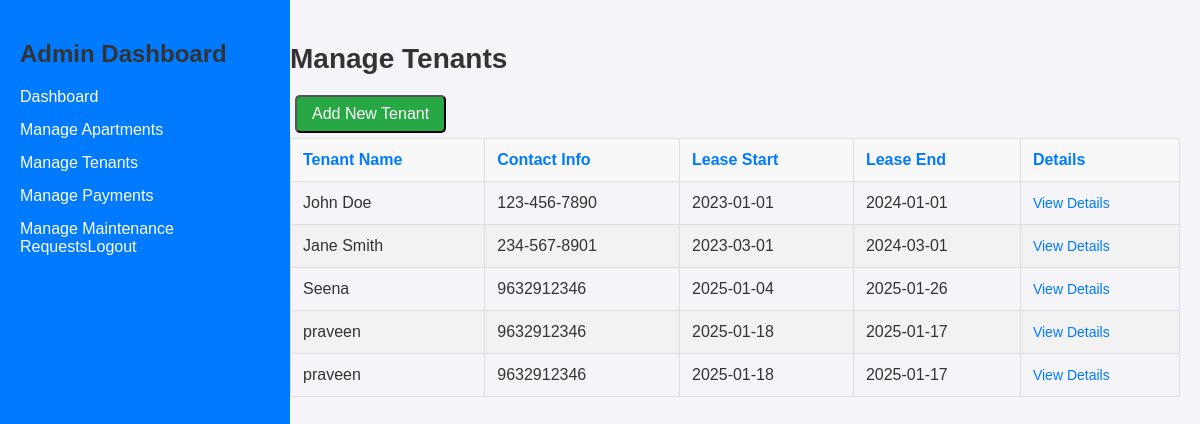
The app's page /tenants.php (signed in) with its own data.
### tables this page shows
CREATE TABLE `tenant` (
  `Tenant_ID` int(11) NOT NULL,
  `Name` varchar(100) DEFAULT NULL,
  `Contact_Info` varchar(100) DEFAULT NULL,
  `Lease_Start_Date` date DEFAULT NULL,
  `Lease_End_Date` date DEFAULT NULL,
  `Login_Username` varchar(50) DEFAULT NULL,
  `Login_Password` varchar(100) DEFAULT NULL
);

### tenants.php (the view, shortened to what this page needs)
<?php
include 'db.php';
$sql_tenants = "SELECT * FROM Tenant";
$tenants = $conn->query($sql_tenants);
?>
<!DOCTYPE html>
<html lang="en">
<head>
</head>
<body>
<div class="sidebar">
    <h2>Admin Dashboard</h2>
    <a href="adminDashboard.php">Dashboard</a>
    <a href="apartments.php">Manage Apartments</a>
    <a href="tenants.php">Manage Tenants</a>
    <a href="payments.php">Manage Payments</a>
    <a href="maintenance.php">Manage Maintenance Requests</
    <a href="logout.php" class="btn">Logout</a>
</div>
<div class="content">
    <h2>Manage Tenants</h2>
    <button class="btn" onclick="document.getElementById('newTenantForm').style.display='block'">Add New Tenant</button>
    <table>
        <thead>
            <tr>
                <th>Tenant Name</th>
                <th>Contact Info</th>
                <th>Lease Start</th>
                <th>Lease End</th>
                <th>Details</th>
            </tr>
        </thead>
        <tbody>
            <?php while ($tenant = $tenants->fetch_assoc()): ?>
            <tr>
                <td><?php echo $tenant['Name']; ?></td>
                <td><?php echo $tenant['Contact_Info']; ?></td>
                <td><?php echo $tenant['Lease_Start_Date']; ?></td>
                <td><?php echo $tenant['Lease_End_Date']; ?></td>
                <td><a href="viewTenant.php?tenant_id=<?php echo $tenant['Tenant_ID']; ?>" class="details-link">View Details</a></td>
            </tr>
            <?php endwhile; ?>
        </tbody>
    </table>
</div>
</body>
</html>

### tenants.php (style rules this page uses)
body { font-family: Arial, sans-serif; margin: 0; padding: 0; background-color: #f4f4f9; color: #333; }
h1, h2 { color: #333; }
.sidebar { width: 250px; background-color: #007BFF; color: white; padding: 20px; position: fixed; top: 0; left: 0; height: 100%; }
.sidebar a { display: block; color: white; text-decoration: none; margin: 15px 0; font-size: 16px; }
.content { margin-left: 270px; padding: 20px; }
.content h2 { font-size: 28px; margin-bottom: 15px; }
table { width: 100%; border-collapse: collapse; margin-bottom: 30px; }
th, td { padding: 12px; text-align: left; border: 1px solid #ddd; }
th { background-color: #f8f8f8; color: #007BFF; }
tr:nth-child(even) { background-color: #f2f2f2; }
.details-link { color: #007BFF; text-decoration: none; font-size: 14px; }
.btn { background-color: #28a745; color: white; padding: 8px 15px; text-decoration: none; border-radius: 5px; margin: 5px; font-size: 16px; }

### records on screen
tenant: Name "John Doe", Contact_Info "123-456-7890", Lease_Start_Date "2023-01-01", Lease_End_Date "2024-01-01"
tenant: Name "Jane Smith", Contact_Info "234-567-8901", Lease_Start_Date "2023-03-01", Lease_End_Date "2024-03-01"
tenant: Name "Seena", Contact_Info "9632912346", Lease_Start_Date "2025-01-04", Lease_End_Date "2025-01-26"
tenant: Name "praveen", Contact_Info "9632912346", Lease_Start_Date "2025-01-18", Lease_End_Date "2025-01-17"
tenant: Name "praveen", Contact_Info "9632912346", Lease_Start_Date "2025-01-18", Lease_End_Date "2025-01-17"
